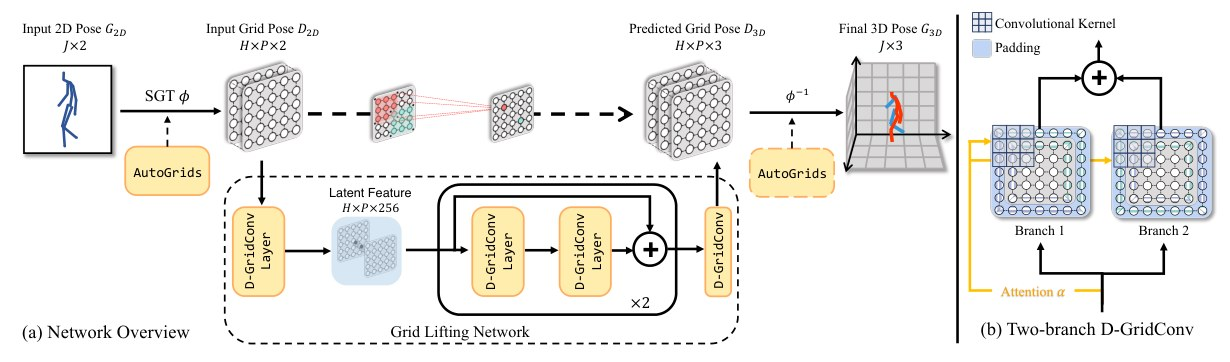
#> input picture images/aaai/final/aaai2023-25192.jpg, 1230 x 362 px
$ python -i score_select.py   (imports and definitions only)
#> lines starting #> are read from the running program, lines starting #| are printed output that depends on the picture; after the words box and inside, x2 and y2 are one past the last pixel; in counts of white or black regions, pixels touching at a corner belong together
# -*- coding: utf-8 -*-
"""Design-quality scoring + selection for the large gallery.

Reads data/extract_state.jsonl (per-paper crop stats) and data/pool/*.jsonl,
computes extra visual metrics from images/<venue>/all/<id>.png, then:
  - hard-rejects tiny / incomplete / photo-dump / table / default-chart crops;
  - scores designed figures (vectors, labels, color, composition);
  - dHash-deduplicates within venue;
  - allocates a per-venue quota across years proportionally to good candidates;
  - writes data/selected.json (ranked) and data/scores.jsonl (all scored rows).

Run repeatedly while extraction is still in progress; it just reads current state.
"""
import json, math, re, sys
from pathlib import Path
from collections import defaultdict
from PIL import Image, ImageFilter, ImageStat, ImageChops

ROOT = Path(__file__).resolve().parents[1]
DATA = ROOT / "data"
POOL = DATA / "pool"
IMGDIR = ROOT / "images"
STATE = DATA / "extract_state.jsonl"
QUOTA = int(sys.argv[1]) if len(sys.argv) > 1 else 980  # NEW figures per venue (v1 curated added separately)

# ---------- pattern taxonomy (keyword priority; applied to title) ----------
PATTERN_RULES = [
    ("taxonomy",   r"benchmark|benchmarking|\beval(uat\w*|ing)\b|taxonomy|\bsuite\b|comprehensive|holistic|survey|leaderboard|test ?suite|taskonomy"),
    ("framework",  r"\bagent(s|ic)?\b|framework|system|tool(use|chain)?|platform|operating|ecosystem|workbench|environment for|collaborat"),
    ("pipeline",   r"pipeline|workflow|end-to-end|generation|retrieval|augmented|distill|flow|feedforward|feed-forward|two-stage|coarse-to-fine"),
    ("architecture",r"architecture|network|transformer|attention|\bmamba\b|state space|\bssm\b|encoder|decoder|diffusion model|quantiz|mixture|moe\b|convolution|\bcnn\b|\brnn\b|gaussian splat|neural field|\bvlm\b|\blm\b"),
    ("conceptual", r"rethinking|understanding|perspective|theory|theoretical|principle|preference|contrastive|self-|emergent|mechanis|interpret|geometric|manifold|optimization for|equilibrium|symmetr|causal|entropy|bayesian|provable|does (your|the|one)|a note on|towards"),
    ("comparison", r"comparison|versus|\bvs\.?\b|empirical (study|analysis)|revisiting|on the (effect|role|dangers)|how (well|far|do)|systematic"),
    ("results",    r"results? from|in the wild|showcase|gallery of|visual results"),
]
# [13 lines left out: functions classify, dhash, not called in this run]

def hamming(h1, h2): return (h1 ^ h2).bit_count()

def _frac(mask255):
    h = mask255.histogram()
    return h[255] / max(1, sum(h))

def visual_metrics(path):
#> called with path = '../images/aaai/final/aaai2023-25192.jpg'
    im = Image.open(path).convert("RGB")
#> im is the input picture: PIL image 1230x362 RGB; mean R, G, B 238.2, 237.3, 234.2
    w, h = im.size
#> w = 1230; h = 362
    small = im.resize((256, max(1, round(256 * h / w))), Image.LANCZOS)
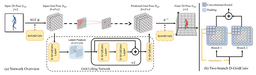
#> small: PIL image 256x75 RGB; mean R, G, B 237.4, 236.4, 233.3
    hsv = small.convert("HSV")
#> hsv: PIL image 256x75 HSV; mean H, S, V 29.3, 7.6, 238.8
    S = hsv.split()[1]
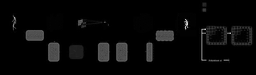
#> S: PIL image 256x75 L; min 0, max 222, mean 7.6
    sat = ImageStat.Stat(S).mean[0] / 255.0
#> sat = 0.0297
    L = small.convert("L")
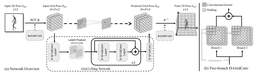
#> L: PIL image 256x75 L; min 0, max 255, mean 236.4
    bright = L.point(lambda x: 255 if x > 245 else 0)
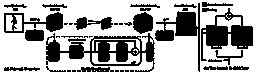
#> bright: PIL image 256x75 L; 66.8% white; 39 black regions (15 under 20 px), largest, box (x1, y1, x2, y2) and area: (46, 33, 155, 72) 1782, (201, 8, 253, 61) 1165, (155, 3, 200, 72) 888
    gray = S.point(lambda x: 255 if x < 10 else 0)
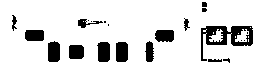
#> gray: PIL image 256x75 L; 87.4% white; 22 black regions (9 under 20 px), largest, box (x1, y1, x2, y2) and area: (201, 26, 253, 61) 688, (48, 41, 60, 62) 232, (97, 42, 110, 62) 232
    white = _frac(ImageChops.multiply(bright, gray))
#> in _frac, `h = mask255.histogram()`: h = 256 values, max 12797 at index 255, min 0 at index 1, mean 75
#> white = 0.667
    q = small.quantize(colors=64)
    colors = len([c for c in q.getcolors(maxcolors=64)])
#> colors = 64
    edges = L.filter(ImageFilter.FIND_EDGES).point(lambda x: 255 if x > 30 else 0)
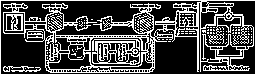
#> edges: PIL image 256x75 L; 30.5% white in thin lines or dots
    edge = _frac(edges)
#> edge = 0.305
    return {"sat": round(float(sat), 4), "white": round(white, 4), "colors": int(colors),
            "edge": round(edge, 4), "ar": round(w / h, 3), "w": w, "h": h}

# ---------- load ----------
pool = {}
# [3 lines not run here, left out]

state = {}
# [3 lines not run here, left out]

rows = []
# [17 lines not run here, left out]

# manual QA exclusions (one id per line in data/exclude.txt)
EXCLUDE = set()
_exf = DATA / "exclude.txt"
if _exf.exists():
    EXCLUDE = {ln.strip() for ln in _exf.read_text(encoding="utf-8").splitlines() if ln.strip()}

# ---------- hard filters ----------
# [192 lines left out: functions reject, score, not called in this run]

# ---------- main pipeline (only when executed as a script) ----------
# [2 lines not run here, left out]

kept, rejects = [], []
# [7 lines not run here, left out]
seen = defaultdict(list)
selected_pool = []
# [6 lines not run here, left out]

# ---------- quota allocation across years (proportional to good candidates) ----------
by = defaultdict(list)
# [1 line not run here, left out]
selected = []
alloc = {}
# [17 lines not run here, left out]

# pattern diversity soft-mix: report distribution
dist = defaultdict(lambda: defaultdict(int))
# [9 lines not run here, left out]

from collections import Counter
# [5 lines not run here, left out]

>>> result = visual_metrics('../images/aaai/final/aaai2023-25192.jpg')
#> result = {'sat': 0.0297, 'white': 0.666, 'colors': 64, 'edge': 0.305, 'ar': 3.4, 'w': 1230, 'h': 362}

$ run again, on images/acl/final/acl2023-2023.acl-long.91.jpg
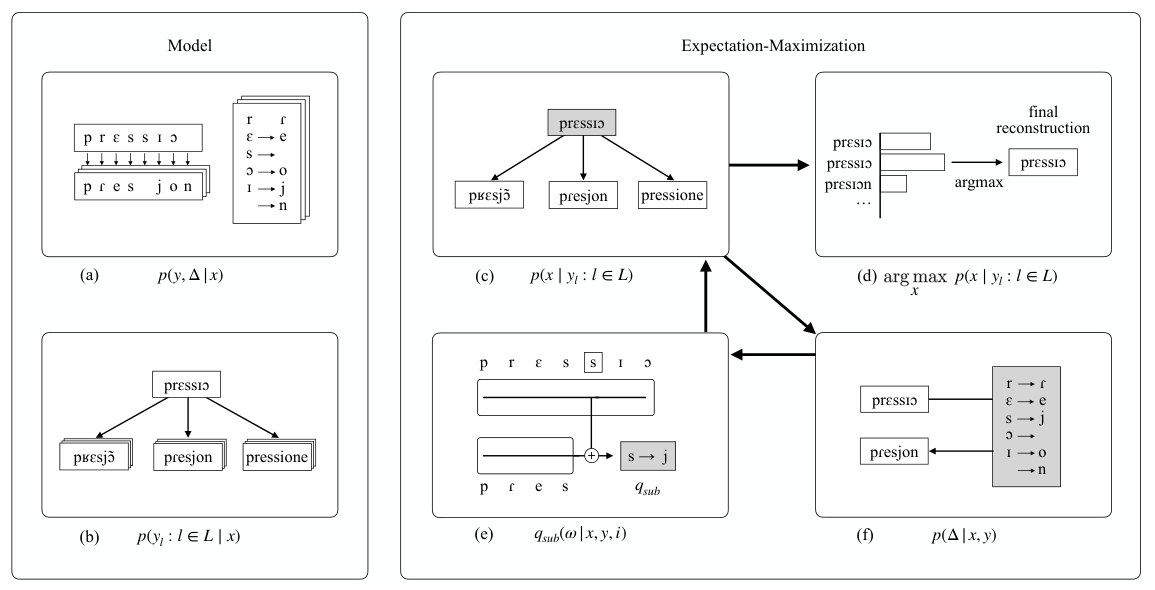
#> input picture images/acl/final/acl2023-2023.acl-long.91.jpg, 1155 x 590 px
#> in visual_metrics, im is the input picture: PIL image 1155x590 RGB; mean R, G, B 245.7, 246.3, 246.3
#> hsv: PIL image 256x131 HSV; mean H, S, V 54.9, 0.5, 245.4
#> sat = 0.002
#> in visual_metrics, `bright = L.point(lambda x: 255 if x > 245 else 0)`:
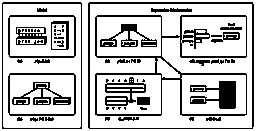
#> bright: PIL image 256x131 L; 76% white; black in thin lines or dots
#> gray: PIL image 256x131 L; every value is 255
#> in _frac, `h = mask255.histogram()`: h = 256 values, max 25500 at index 255, min 0 at index 1, mean 131
#> white = 0.76
#> colors = 64
#> in visual_metrics, `edges = L.filter(ImageFilter.FIND_EDGES).point(lambda x: 255 if x > 30..`:
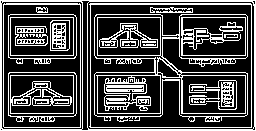
#> edges: PIL image 256x131 L; 29.8% white in thin lines or dots
#> edge = 0.298
#> result = {'sat': 0.002, 'white': 0.76, 'colors': 64, 'edge': 0.297, 'ar': 1.96, 'w': 1155, 'h': 590}

$ run again, on images/acl/final/acl2023-2023.findings-acl.14.jpg
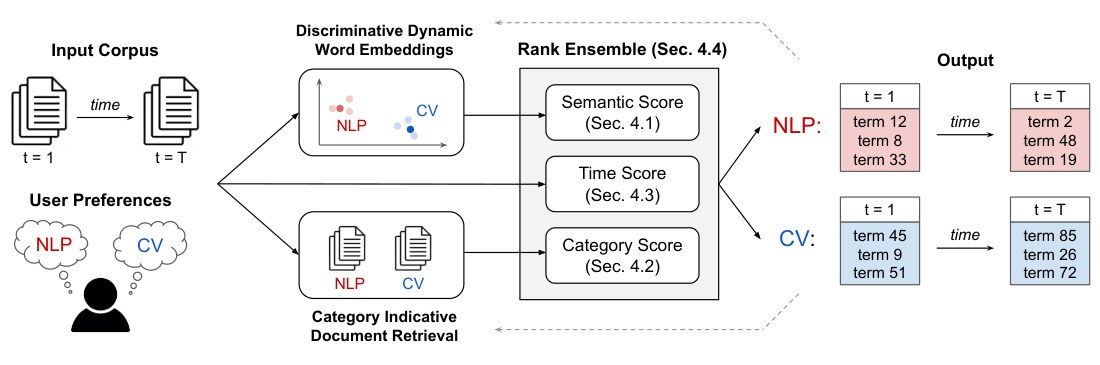
#> input picture images/acl/final/acl2023-2023.findings-acl.14.jpg, 1100 x 365 px
#> in visual_metrics, im is the input picture: PIL image 1100x365 RGB; mean R, G, B 238.7, 238.1, 238.6
#> hsv: PIL image 256x85 HSV; mean H, S, V 11.2, 2.8, 238.8
#> sat = 0.0108
#> in visual_metrics, `bright = L.point(lambda x: 255 if x > 245 else 0)`:
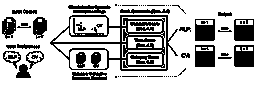
#> bright: PIL image 256x85 L; 71.5% white; 70 black regions (37 under 20 px), largest, box (x1, y1, x2, y2) and area: (50, 15, 178, 71) 1964, (195, 45, 215, 67) 387, (234, 45, 254, 67) 383
#> gray: PIL image 256x85 L; 93.4% white; 18 black regions (6 under 20 px), largest, box (x1, y1, x2, y2) and area: (235, 51, 254, 67) 291, (195, 51, 214, 67) 288, (195, 25, 214, 40) 285
#> in _frac, `h = mask255.histogram()`: h = 256 values, max 15565 at index 255, min 0 at index 1, mean 85
#> white = 0.715
#> colors = 64
#> in visual_metrics, `edges = L.filter(ImageFilter.FIND_EDGES).point(lambda x: 255 if x > 30..`:
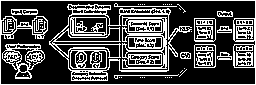
#> edges: PIL image 256x85 L; 30.6% white in thin lines or dots
#> edge = 0.306
#> result = {'sat': 0.0108, 'white': 0.715, 'colors': 64, 'edge': 0.305, 'ar': 3.01, 'w': 1100, 'h': 365}

$ run again, on images/iclr/final/iclr2023-0102.jpg
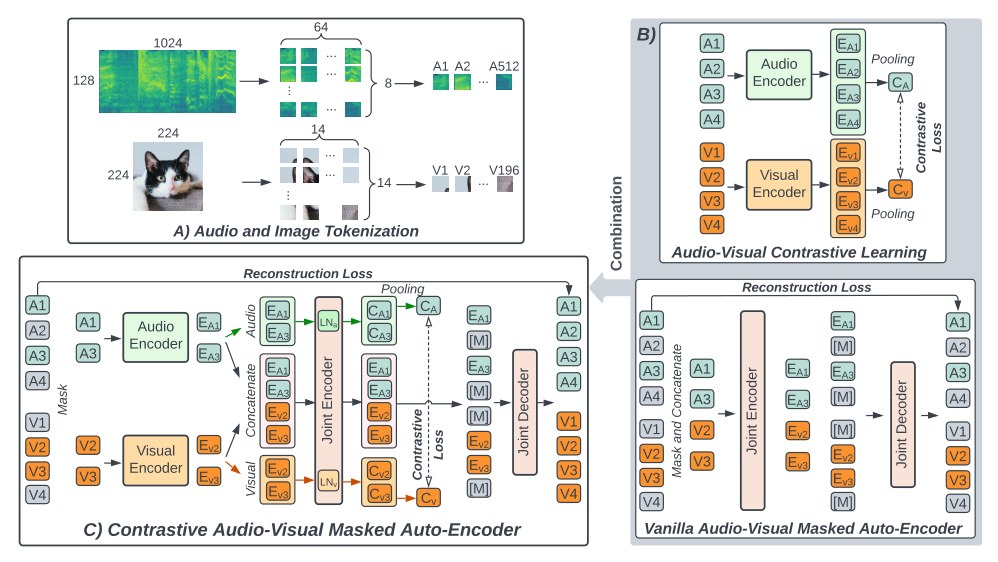
#> input picture images/iclr/final/iclr2023-0102.jpg, 998 x 562 px
#> in visual_metrics, im is the input picture: PIL image 998x562 RGB; mean R, G, B 228.1, 229.2, 225.2
#> hsv: PIL image 256x144 HSV; mean H, S, V 59.6, 15.7, 232.6
#> sat = 0.0616
#> in visual_metrics, `bright = L.point(lambda x: 255 if x > 245 else 0)`:
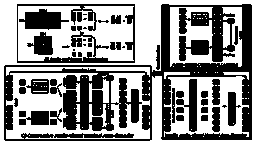
#> bright: PIL image 256x144 L; 56.2% white; 45 black regions (13 under 20 px), largest, box (x1, y1, x2, y2) and area: (4, 4, 252, 141) 10703, (17, 4, 135, 63) 1423, (19, 9, 69, 30) 669
#> gray: PIL image 256x144 L; 73.9% white; 187 black regions (109 under 20 px), largest, box (x1, y1, x2, y2) and area: (152, 5, 252, 140) 2221, (66, 75, 113, 131) 974, (25, 12, 61, 29) 612
#> in _frac, `h = mask255.histogram()`: h = 256 values, max 20636 at index 255, min 0 at index 1, mean 144
#> white = 0.56
#> colors = 64
#> in visual_metrics, `edges = L.filter(ImageFilter.FIND_EDGES).point(lambda x: 255 if x > 30..`:
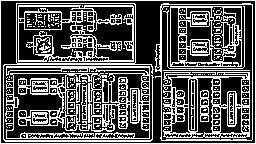
#> edges: PIL image 256x144 L; 34.9% white in thin lines or dots
#> edge = 0.349
#> result = {'sat': 0.0616, 'white': 0.56, 'colors': 64, 'edge': 0.349, 'ar': 1.78, 'w': 998, 'h': 562}
